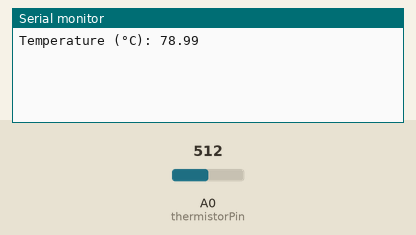
Recording of a sketch running on a simulated Arduino Uno, built with avr-gcc and run on an emulated ATmega328P. Shown: the last lines printed to the serial monitor. The inputs (shaded band) are chosen by the test bench; at power-on: A0 (thermistorPin) = 512.

Above: at 1.2 s.
1.3 s: A0 (thermistorPin) set to 716
At 1.3 s:
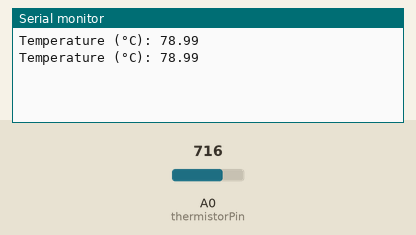
2.8 s: A0 (thermistorPin) set to 900
At 4.3 s:
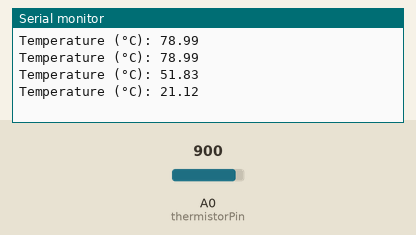
Timing chart, 0 to 5.8 s (numbered marks = the images above; inputs shaded):
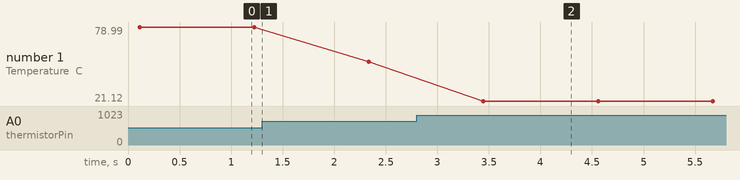

Measured:
- after the input at 2.8 s, the serial monitor: prints a new line after 0.65 s (image 2)
- plotted number 1: 78.99 → 51.83 after the input at 1.3 s, 51.83 → 21.12 after the input at 2.8 s

The sketch:

sketch_jan26a.ino
```cpp
const int thermistorPin = A0;
const int numReadings = 100;

const float referenceResistor = 1600.0;  // Assuming a 1.6kΩ resistor for voltage division
const float B = 3560.0;                  // B coefficient of the thermistor
const float R25 = 10000.0;                // Resistance at 25°C
const float TR = 298.15;                 // 25°C in Kelvin
const float RInfinity = R25 * exp(-B / TR);

void setup() {
  Serial.begin(9600);
}

void loop() {
  // With Averaging
  long sum = 0;
  for(int i = 0; i < numReadings; i++) {
    sum += analogRead(thermistorPin);
    delay(1);
  }
  float avgReading = (float)sum / numReadings;


  float thermVolt = avgReading*5.0/1023.0 ;
  float resV = 5.0 - thermVolt;
  float curr = resV / referenceResistor;
  float resistance = thermVolt / curr;

  // Calculate temperature using the provided equation
  float temperatureKelvin = B / log(resistance / RInfinity);
  float temperatureCelsius = temperatureKelvin - 273.15; // Convert Kelvin to Celsius

  // Print the results
  Serial.print("Temperature (°C): ");
  Serial.println(temperatureCelsius, 2);

  delay(1000);
}
```
